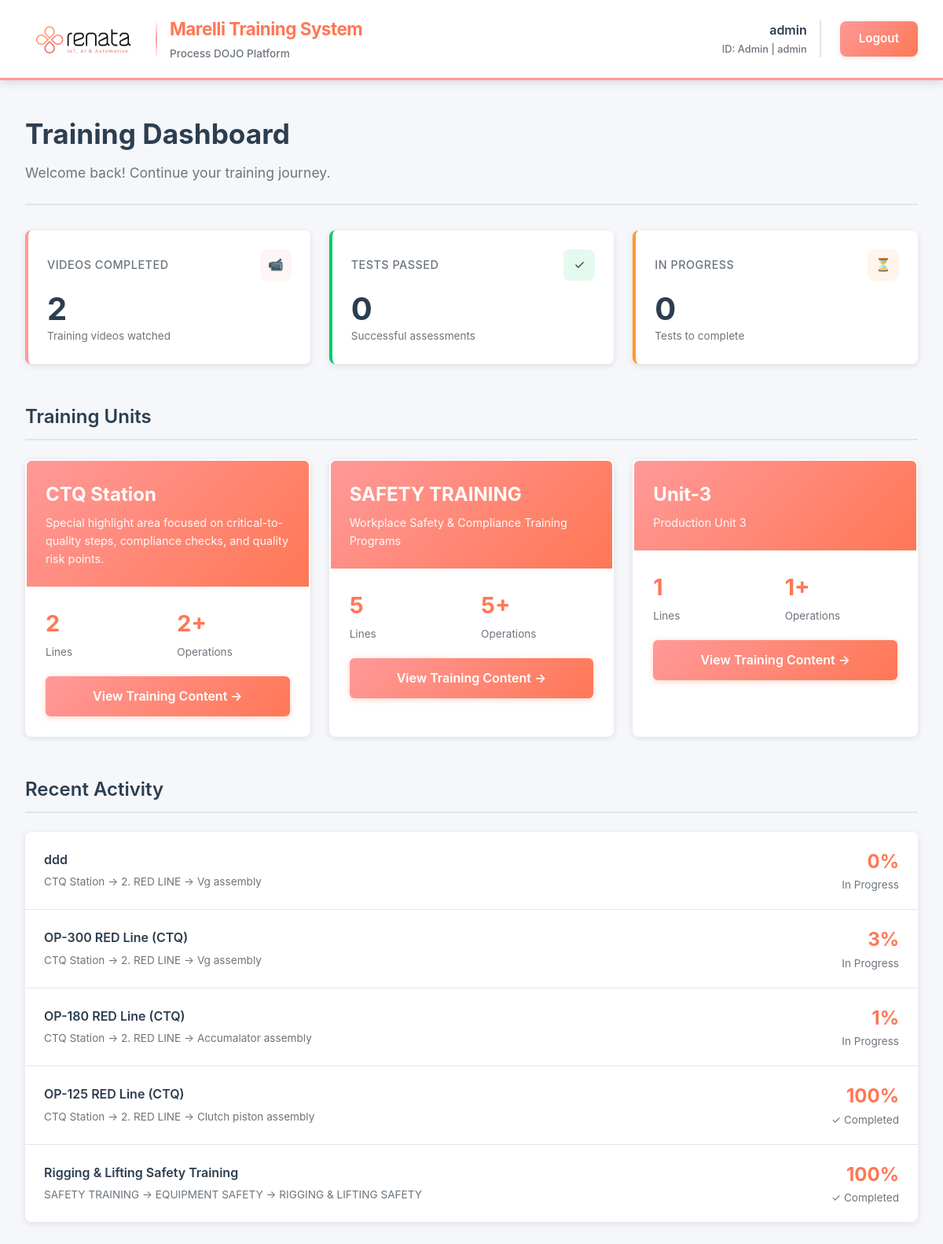
/ (signed in), run on an earlier commit of the app's database.
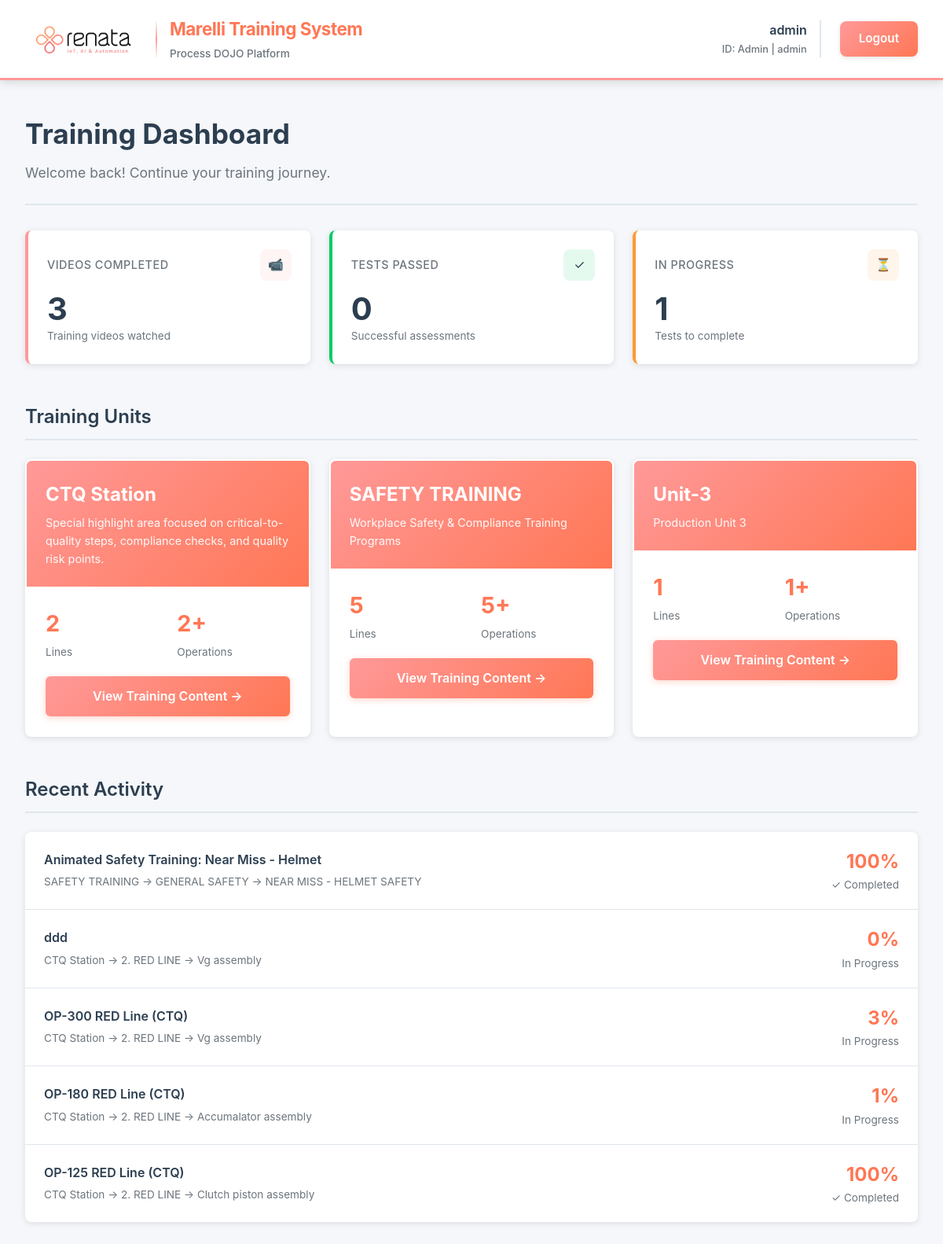
And on a later commit of the database.
### process_dojo/models.py (models this page shows, shortened)
class Unit(models.Model):
    name = models.CharField(max_length=100, unique=True)
    description = models.TextField(blank=True)
    is_active = models.BooleanField(default=True)
    created_at = models.DateTimeField(auto_now_add=True)
    class Meta:
        ordering = ['name']

class VideoCompletion(models.Model):
    user = models.ForeignKey(User, on_delete=models.CASCADE, related_name='video_completions')
    video = models.ForeignKey(TrainingVideo, on_delete=models.CASCADE, related_name='completions')
    completion_percentage = models.FloatField(
        default=0.0,
        validators=[MinValueValidator(0.0), MaxValueValidator(100.0)]
    )
    is_completed = models.BooleanField(default=False)
    access_count = models.IntegerField(default=0)
    last_watched_at = models.DateTimeField(auto_now=True)
    created_at = models.DateTimeField(auto_now_add=True)
    class Meta:
        unique_together = ['user', 'video']
        ordering = ['-last_watched_at']
        indexes = [
            models.Index(fields=['user', 'is_completed']),
            models.Index(fields=['video', 'is_completed']),
            models.Index(fields=['-last_watched_at']),
        ]

class TrainingVideo(models.Model):
    operation = models.ForeignKey(Operation, on_delete=models.CASCADE, related_name='videos')
    title = models.CharField(max_length=200)
    description = models.TextField(blank=True)
    video_file = models.FileField(upload_to='training_videos/%Y/%m/')
    thumbnail = models.ImageField(upload_to='video_thumbnails/', blank=True, null=True)
    duration_seconds = models.IntegerField(default=0, help_text="Video duration in seconds")
    has_voice = models.BooleanField(default=True)
    has_callouts = models.BooleanField(default=False)
    is_active = models.BooleanField(default=True)
    order = models.IntegerField(default=0, help_text="Display order")
    created_at = models.DateTimeField(auto_now_add=True)
    updated_at = models.DateTimeField(auto_now=True)
    class Meta:
        ordering = ['operation', 'order', 'title']
        indexes = [
            models.Index(fields=['operation', 'is_active']),
        ]

class Operation(models.Model):
    line = models.ForeignKey(Line, on_delete=models.CASCADE, related_name='operations')
    name = models.CharField(max_length=100)
    operation_code = models.CharField(max_length=50, blank=True)
    description = models.TextField(blank=True)
    is_ctq_station = models.BooleanField(default=False, help_text="Critical to Quality station")
    is_active = models.BooleanField(default=True)
    order = models.IntegerField(default=0, help_text="Display order")
    created_at = models.DateTimeField(auto_now_add=True)
    class Meta:
        ordering = ['line', 'order', 'name']
        unique_together = ['line', 'name']
        indexes = [
            models.Index(fields=['line', 'is_active']),
            models.Index(fields=['is_ctq_station']),
        ]

class Line(models.Model):
    unit = models.ForeignKey(Unit, on_delete=models.CASCADE, related_name='lines')
    name = models.CharField(max_length=100)
    description = models.TextField(blank=True)
    is_active = models.BooleanField(default=True)
    created_at = models.DateTimeField(auto_now_add=True)
    class Meta:
        ordering = ['unit', 'name']
        unique_together = ['unit', 'name']
        indexes = [
            models.Index(fields=['unit', 'is_active']),
        ]

### process_dojo/views.py (the view)
# urls.py: path('', views.DashboardView.as_view(), name='dashboard'),
class DashboardView(LoginRequiredMixin, ListView):
    template_name = 'process_dojo/dashboard.html'
    context_object_name = 'units'
    def get_queryset(self):
        return Unit.objects.filter(is_active=True).prefetch_related(
            'lines__operations__videos'
        )
    def get_context_data(self, **kwargs):
        context = super().get_context_data(**kwargs)
        user = self.request.user
        context['total_videos_completed'] = VideoCompletion.objects.filter(
            user=user, is_completed=True
        ).count()
        context['total_tests_passed'] = TestAttempt.objects.filter(
            user=user, status='completed', passed=True
        ).count()
        context['in_progress_attempts'] = TestAttempt.objects.filter(
            user=user, status='in_progress'
        ).count()
        context['recent_completions'] = VideoCompletion.objects.filter(
            user=user
        ).select_related('video__operation__line__unit').order_by('-last_watched_at')[:5]
        return context

### process_dojo/templates/process_dojo/dashboard.html (shortened to what this page needs)
{% extends "process_dojo/base.html" %}
{% block content %}
<div class="page-header">
    <h1 class="page-title">Training Dashboard</h1>
    <p class="page-subtitle">Welcome back! Continue your training journey.</p>
</div>
<div class="stats-grid">
    <div class="stat-card stat-card-videos">
        <div class="stat-header">
            <div class="stat-title">Videos Completed</div>
            <div class="stat-icon stat-icon-videos">📹</div>
        </div>
        <div class="stat-value">{{ total_videos_completed }}</div>
        <div class="stat-label">Training videos watched</div>
    </div>
    <div class="stat-card stat-card-tests">
        <div class="stat-header">
            <div class="stat-title">Tests Passed</div>
            <div class="stat-icon stat-icon-tests">✓</div>
        </div>
        <div class="stat-value">{{ total_tests_passed }}</div>
        <div class="stat-label">Successful assessments</div>
    </div>
    <div class="stat-card stat-card-progress">
        <div class="stat-header">
            <div class="stat-title">In Progress</div>
            <div class="stat-icon stat-icon-progress">⏳</div>
        </div>
        <div class="stat-value">{{ in_progress_attempts }}</div>
        <div class="stat-label">Tests to complete</div>
    </div>
</div>
<h2 class="section-title">Training Units</h2>
<div class="units-grid">
    {% for unit in units %}
    <div class="unit-card">
        <div class="unit-header">
            <div class="unit-name">{{ unit.name }}</div>
            {% if unit.description %}
            <div class="unit-description">{{ unit.description }}</div>
            {% endif %}
        </div>
        <div class="unit-body">
            <div class="unit-stats">
                <div class="unit-stat-item">
                    <div class="unit-stat-value">{{ unit.lines.count }}</div>
                    <div class="unit-stat-label">Lines</div>
                </div>
                <div class="unit-stat-item">
                    <div class="unit-stat-value">
                        {{ unit.lines.all|length }}+
                    </div>
                    <div class="unit-stat-label">Operations</div>
                </div>
            </div>
            <div class="unit-actions">
                <a href="{% url 'process_dojo:unit_detail' unit.id %}" class="btn-view-unit">
                    View Training Content →
                </a>
            </div>
        </div>
    </div>
    {% empty %}
    <div class="empty-state">
        <div class="empty-icon">📦</div>
        <div class="empty-text">No training units available yet.</div>
    </div>
    {% endfor %}
</div>
{% if recent_completions %}
<h2 class="section-title">Recent Activity</h2>
<div class="activity-list">
    {% for completion in recent_completions %}
    <div class="activity-item">
        <div class="activity-info">
            <div class="activity-video">{{ completion.video.title }}</div>
            <div class="activity-operation">
                {{ completion.video.operation.line.unit.name }} →
                {{ completion.video.operation.line.name }} →
                {{ completion.video.operation.name }}
            </div>
        </div>
        <div class="activity-progress">
            <div class="progress-percentage">{{ completion.completion_percentage|floatformat:0 }}%</div>
            <div class="progress-status">
                {% if completion.is_completed %}✓ Completed{% else %}In Progress{% endif %}
            </div>
        </div>
    </div>
    {% endfor %}
</div>
{% endif %}
{% endblock %}

What changed in the data, as far as the page shows it:
no longer on this page (row unchanged): VideoCompletion: video "Rigging & Lifting Safety Training", video.operation.line.unit.name "SAFETY TRAINING", video.operation.line.name "EQUIPMENT SAFETY", video.operation.name "RIGGING & LIFTING SAFETY", completion_percentage "100", is_completed "✓ Completed"
added VideoCompletion: video "Animated Safety Training: Near Miss - Helmet", video.operation.line.unit.name "SAFETY TRAINING", video.operation.line.name "GENERAL SAFETY", video.operation.name "NEAR MISS - HELMET SAFETY", completion_percentage "100", is_completed "✓ Completed"
Also different on the page:
{{ total_videos_completed }}: "2" → "3"
{{ in_progress_attempts }}: "0" → "1"
